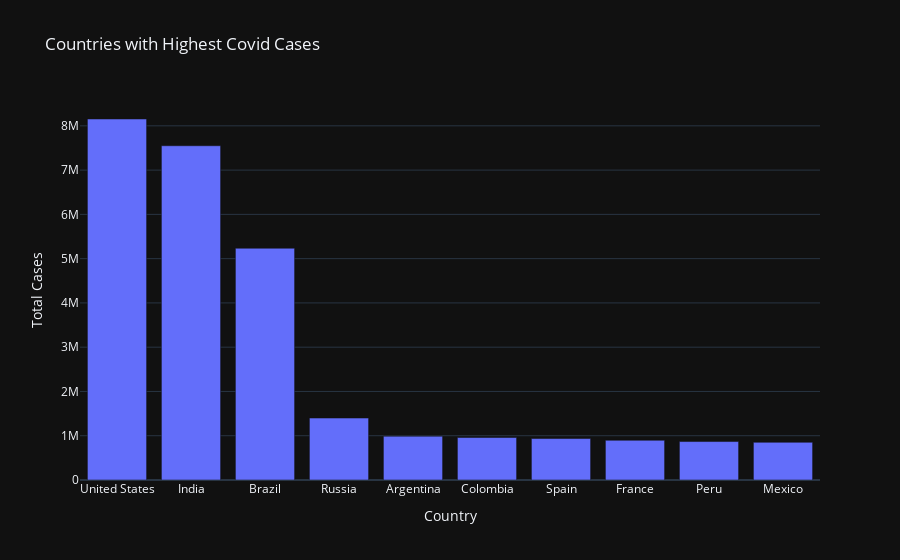

The code cell stored with this chart in its notebook:
### Markdown cell above
## Анализ распространения Covid-19

### Code cell
figure = px.bar(data, y='Total Cases', x='Country', title="Countries with Highest Covid Cases")
figure.show()

### Figure 1 — Plotly figure (JSON) as saved in the notebook; plotly's stock layout.template omitted (floating-point values rounded to 4 significant figures)
{"data": [{"alignmentgroup": "True", "hovertemplate": "Country=%{x}<br>Total Cases=%{y}<extra></extra>", "legendgroup": "", "marker": {"color": "#636efa", "pattern": {"shape": ""}}, "name": "", "offsetgroup": "", "orientation": "v", "showlegend": false, "textposition": "auto", "x": ["United States", "India", "Brazil", "Russia", "Argentina", "Colombia", "Spain", "France", "Peru", "Mexico"], "xaxis": "x", "y": [8155000.0, 7550000.0, 5235000.0, 1399000.0, 989700.0, 959600.0, 936600.0, 897000.0, 868700.0, 851200.0], "yaxis": "y", "type": "bar"}], "layout": {"xaxis": {"anchor": "y", "domain": [0.0, 1.0], "title": {"text": "Country"}}, "yaxis": {"anchor": "x", "domain": [0.0, 1.0], "title": {"text": "Total Cases"}}, "legend": {"tracegroupgap": 0}, "title": {"text": "Countries with Highest Covid Cases"}, "barmode": "relative"}}
